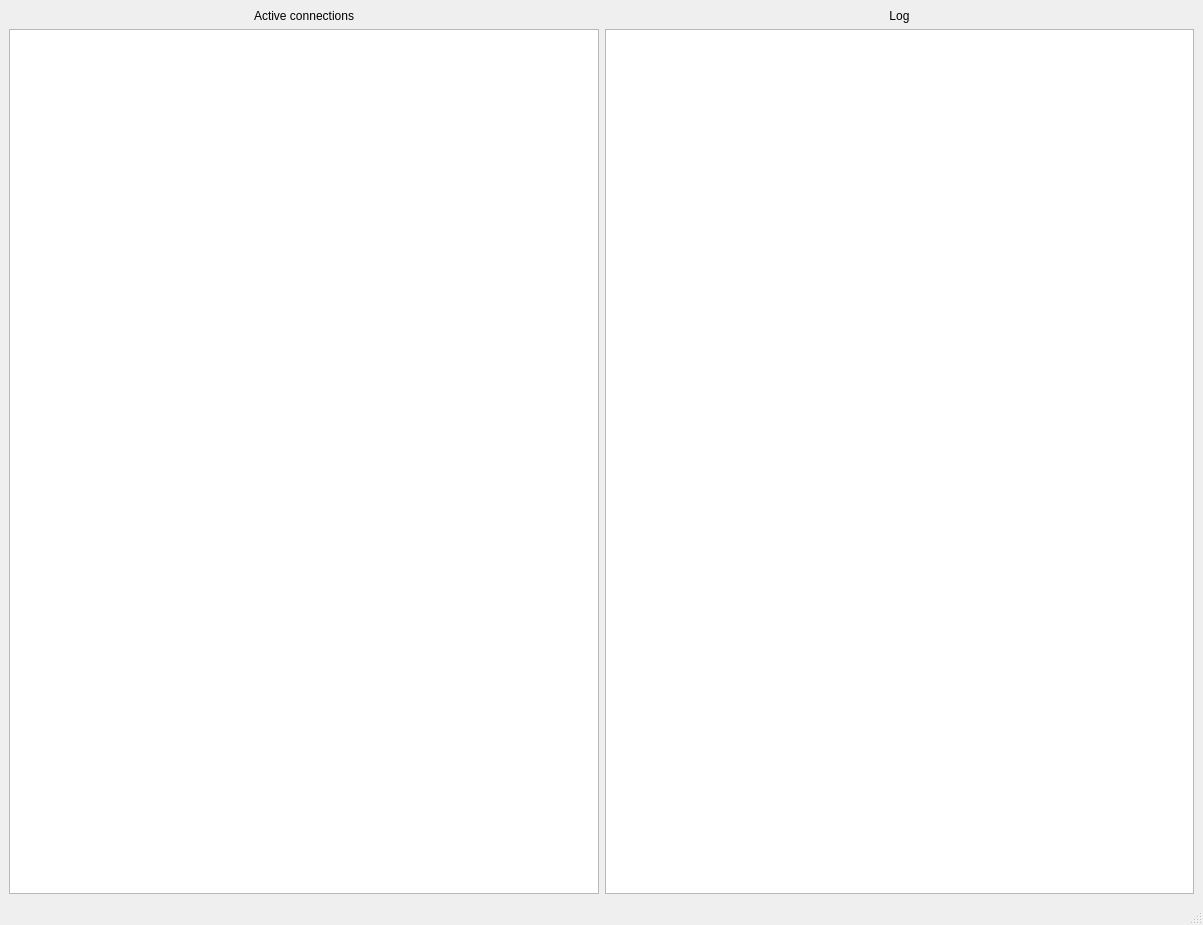
<?xml version="1.0" encoding="UTF-8"?>
<ui version="4.0">
 <class>MainWindow</class>
 <widget class="QMainWindow" name="MainWindow">
  <property name="geometry">
   <rect>
    <x>0</x>
    <y>0</y>
    <width>1203</width>
    <height>925</height>
   </rect>
  </property>
  <property name="windowTitle">
   <string>C2</string>
  </property>
  <widget class="QWidget" name="centralwidget">
   <layout class="QHBoxLayout" name="horizontalLayout_4">
    <item>
     <layout class="QVBoxLayout" name="verticalLayout_3">
      <item>
       <widget class="QLabel" name="connectionsLabel">
        <property name="text">
         <string>Active connections</string>
        </property>
        <property name="alignment">
         <set>Qt::AlignCenter</set>
        </property>
       </widget>
      </item>
      <item>
       <widget class="QListView" name="connectionsListView"/>
      </item>
     </layout>
    </item>
    <item>
     <layout class="QVBoxLayout" name="verticalLayout">
      <item>
       <widget class="QLabel" name="logLabel">
        <property name="text">
         <string>Log</string>
        </property>
        <property name="alignment">
         <set>Qt::AlignCenter</set>
        </property>
       </widget>
      </item>
      <item>
       <widget class="QTextBrowser" name="logTextBrowser"/>
      </item>
     </layout>
    </item>
   </layout>
  </widget>
  <widget class="QMenuBar" name="menubar">
   <property name="geometry">
    <rect>
     <x>0</x>
     <y>0</y>
     <width>1203</width>
     <height>30</height>
    </rect>
   </property>
  </widget>
  <widget class="QStatusBar" name="statusbar"/>
 </widget>
 <resources/>
 <connections/>
</ui>
